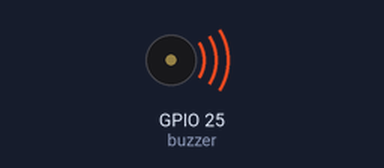
This program was run on a simulated Raspberry Pi (BCM pin numbers). Shown: buzzer (waves = sounding).

Above: at 1.0 s.
Timing chart, 0 to 4.8 s (numbered marks = the images above):
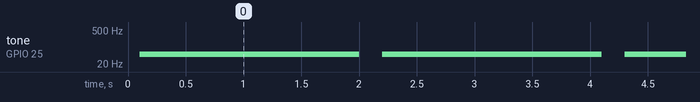

The program:

buzzer.py
```python
#!/usr/bin/python
# -*- coding:utf-8 -*-
import RPi.GPIO as GPIO
import time
buzzer = 25
GPIO.setmode(GPIO.BCM)
GPIO.setup(buzzer,GPIO.OUT)

p = GPIO.PWM(buzzer,50)
p.start(0)
try:
	while True:
		for dc in range(0,101,5):
			p.ChangeDutyCycle(dc)
			time.sleep(0.1)
		for dc in range(100,-1,-5):
			p.ChangeDutyCycle(dc)
			time.sleep(0.1)
except KeyboardImterrupt:
	pass
p.stop()
GPIO.cleanup()
```

Measured:
- by itself, tone on GPIO 25 (buzzer): alternates 50 Hz for 1.9 s and silent for 0.20 s
